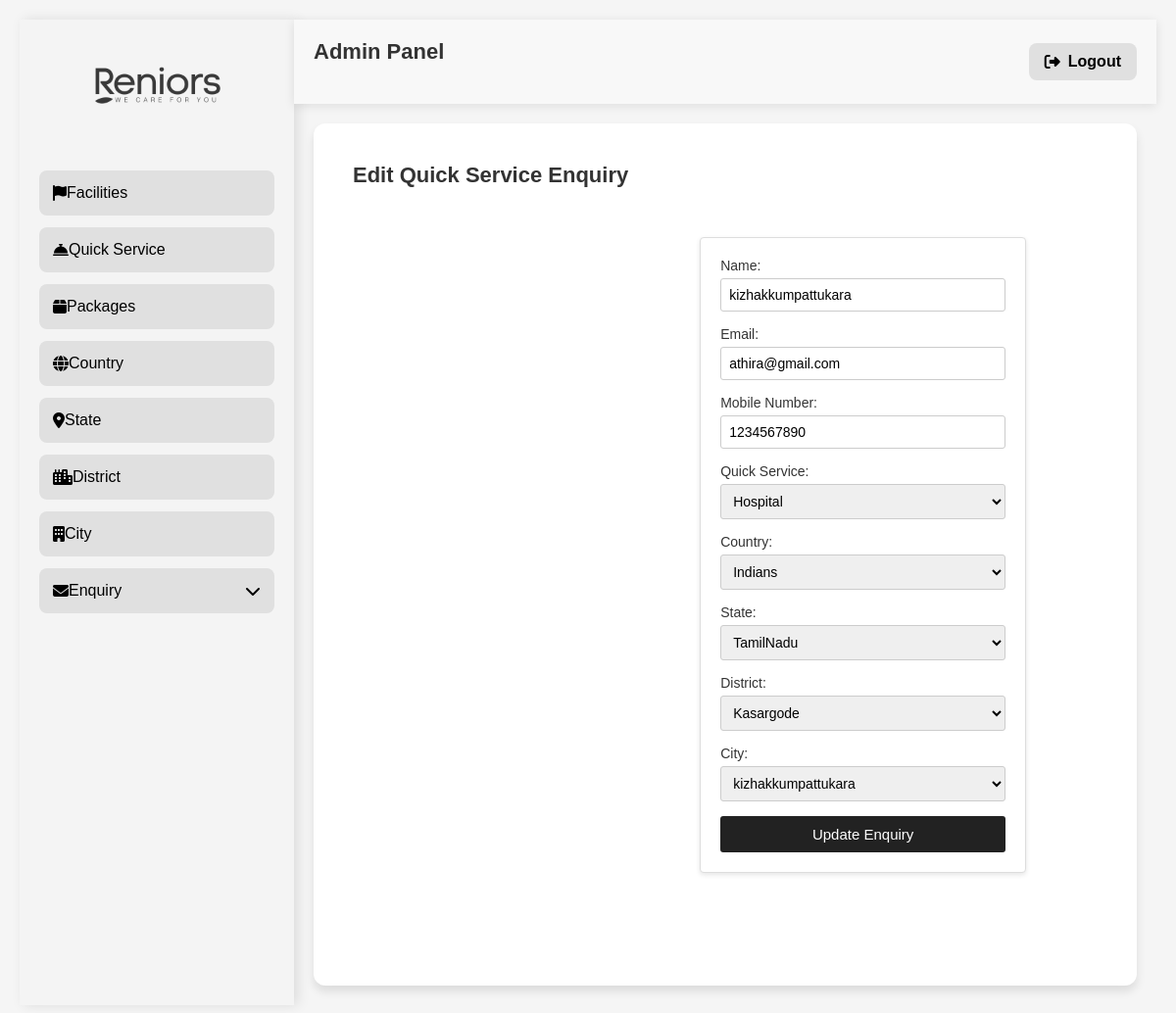
/quickservice-enquiry/edit/3/ (signed in), run on the app's committed database.
### reniorsapp/models.py (models this page shows, shortened)
class QuickServiceEnquiry(models.Model):
    name = models.CharField(max_length=255)
    email = models.EmailField()
    mobile_number = models.CharField(max_length=15)
    quick_service = models.ForeignKey("QuickService", on_delete=models.CASCADE)
    country = models.ForeignKey(Country, on_delete=models.CASCADE, null=True, blank=True)
    state = models.ForeignKey(State, on_delete=models.CASCADE, null=True, blank=True)
    district = models.ForeignKey(District, on_delete=models.CASCADE, null=True, blank=True)
    city = models.ForeignKey(City, on_delete=models.CASCADE, null=True, blank=True)

class QuickService(models.Model):
    name = models.CharField(max_length=255,null=True, blank=True)
    image = models.ImageField(upload_to='quickservice_images/', blank=True, null=True)

class Country(models.Model):
    name = models.CharField(max_length=255, null=True, blank=True)

class State(models.Model):
    name = models.CharField(max_length=255, null=True, blank=True)

class District(models.Model):
    name = models.CharField(max_length=255, null=True, blank=True)

class City(models.Model):
    name = models.CharField(max_length=255, null=True, blank=True)

### reniorsapp/views.py (the view, shortened to what this page needs)
# urls.py: path("quickservice-enquiry/edit/<int:enquiry_id>/", views.quick_service_enquiry_edit, name="quick_service_enquiry_edit"),
@admin_required
def quick_service_enquiry_edit(request, enquiry_id):
    enquiry = get_object_or_404(QuickServiceEnquiry, id=enquiry_id)
    quick_services = QuickService.objects.all()
    countries = Country.objects.all()
    states = State.objects.all()
    districts = District.objects.all()
    cities = City.objects.all()
    return render(request, "quick_service_enquiry_form.html", {
        "enquiry": enquiry,
        "quick_services": quick_services,
        "countries": countries,
        "states": states,
        "districts": districts,
        "cities": cities
    })

### reniorsapp/views.py (called while the page is built)
def admin_required(view_func):
    @wraps(view_func)
    def _wrapped_view(request, *args, **kwargs):
        if not request.session.get('admin_logged_in', False):
            return redirect('admin_login')  # Redirect to login if not authenticated
        return view_func(request, *args, **kwargs)
    return _wrapped_view

### reniorsapp/templates/quick_service_enquiry_form.html (shortened to what this page needs)
{% extends "adminpannel.html" %}
{% load static %}
{% block content %}
<div class="container mt-4">
    <h2>{% if enquiry %}Edit{% else %}Add{% endif %} Quick Service Enquiry</h2>
    <form method="POST">
        <label>Name:</label>
        <input type="text" name="name" value="{% if enquiry %}{{ enquiry.name }}{% endif %}" required>
        <label>Email:</label>
        <input type="email" name="email" value="{% if enquiry %}{{ enquiry.email }}{% endif %}" required>
        <label>Mobile Number:</label>
        <input type="text" name="mobile_number" value="{% if enquiry %}{{ enquiry.mobile_number }}{% endif %}" required>
        <label>Quick Service:</label>
        <select name="quick_service" required>
            {% for service in quick_services %}
                <option value="{{ service.id }}" {% if enquiry and enquiry.quick_service.id == service.id %}selected{% endif %}>
                    {{ service.name }}
                </option>
            {% endfor %}
        </select>
        <label>Country:</label>
        <select name="country">
            {% for country in countries %}
                <option value="{{ country.id }}" {% if enquiry and enquiry.country.id == country.id %}selected{% endif %}>
                    {{ country.name }}
                </option>
            {% endfor %}
        </select>
        <label>State:</label>
        <select name="state">
            {% for state in states %}
                <option value="{{ state.id }}" {% if enquiry and enquiry.state.id == state.id %}selected{% endif %}>
                    {{ state.name }}
                </option>
            {% endfor %}
        </select>
        <label>District:</label>
        <select name="district">
            {% for district in districts %}
                <option value="{{ district.id }}" {% if enquiry and enquiry.district.id == district.id %}selected{% endif %}>
                    {{ district.name }}
                </option>
            {% endfor %}
        </select>
        <label>City:</label>
        <select name="city">
            {% for city in cities %}
                <option value="{{ city.id }}" {% if enquiry and enquiry.city.id == city.id %}selected{% endif %}>
                    {{ city.name }}
                </option>
            {% endfor %}
        </select>
        <button type="submit">{% if enquiry %}Update{% else %}Add{% endif %} Enquiry</button>
    </form>
</div>
{% endblock %}

### reniorsapp/templates/adminpannel.html (style rules this page uses)
* { margin: 0; padding: 0; box-sizing: border-box; font-family: 'Poppins', sans-serif; }
body { display: flex; min-height: 100vh; background-color: #ffffff; color: #000000; align-items: flex-start; }
.container { display: flex; width: 100%; min-height: 100vh; flex-wrap: nowrap; }

### reniorsapp/templates/quick_service_enquiry_form.html (style rules this page uses)
body { font-family: Arial, sans-serif; background-color: #f5f5f5; margin: 0; padding: 20px; }
h2 { font-size: 22px; font-weight: 600; margin-bottom: 20px; color: #333; }
form { max-width: 700px; margin: auto; padding: 20px; background: #fff; border-radius: 4px; box-shadow: 0 2px 5px rgba(0, 0, 0, 0.1); border: 1px solid #ddd; }
label { font-weight: 500; display: block; margin-bottom: 5px; font-size: 14px; color: #333; }
input, select { width: 100%; padding: 8px; margin-bottom: 15px; border: 1px solid #ccc; border-radius: 3px; font-size: 14px; box-sizing: border-box; }
button { background-color: #222; color: white; border: none; padding: 10px; width: 100%; border-radius: 3px; cursor: pointer; font-size: 15px; font-weight: 500; transition: 0.3s ease; }

### data on the page
QuickServiceEnquiry: name "kizhakkumpattukara", email "athira@gmail.com", mobile_number "1234567890", quick_service "Hospital", country "Indians", state "TamilNadu", district "Kasargode", city "kizhakkumpattukara"
